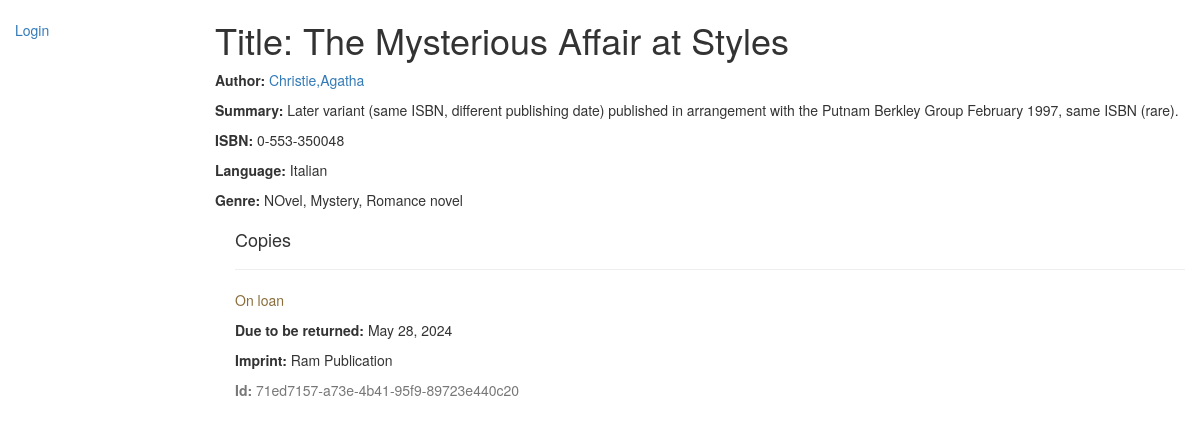
/catalog/books/1, run on the app's committed database.
### catalog/models.py (models this page shows, shortened)
class Book(models.Model):
    title = models.CharField(max_length=200)
    author = models.ForeignKey('Author', on_delete=models.RESTRICT, null=True)
    summary = models.TextField(
        max_length=1000, help_text="Enter a brief description of the book")
    isbn = models.CharField('ISBN', max_length=13,
                            unique=True,
                            help_text='13 Character <a href="https://www.isbn-international.org/content/what-isbn'
                                      '">ISBN number</a>')
    genre = models.ManyToManyField(
        Genre, help_text="Select a genre for this book")
    language = models.ForeignKey(
        'Language', on_delete=models.SET_NULL, null=True)
    def display_genre(self):
        """Create a string for the Genre. This is required to display genre in Admin."""
        return ', '.join(genre.name for genre in self.genre.all()[:3])
    display_genre.short_description = 'Genre'

class Author(models.Model):
    first_name = models.CharField(max_length=100)
    last_name = models.CharField(max_length=100)
    date_of_birth = models.DateField(null=True, blank=True)
    date_of_death = models.DateField('Died', null=True, blank=True)
    class Meta:
        ordering = ['last_name', 'last_name']
    def get_absolute_url(self):
        return reverse('author-detail', args=[str(self.id)])
    def __str__(self):
        return f'{self.last_name},{self.first_name}'

class Language(models.Model):
    name = models.CharField(max_length=200,
                            unique=True,
                            help_text="Enter the book's natural language (e.g. English, French, Japanese etc.)")
    def __str__(self):
        return self.name
    class Meta:
        constraints = [
            UniqueConstraint(
                Lower('name'),
                name='language_name_case_insensitive_unique',
                violation_error_message = "Language already exists (case insensitive match)"
            ),
        ]

class Genre(models.Model):
    name = models.CharField(
        max_length=200,
        unique=True,
        help_text="Enter a book genre (e.g. Science Fiction, French Poetry etc.)"
    )
    def __str__(self):
        return self.name
    class Meta:
        constraints = [
            UniqueConstraint(
                Lower('name'),
                name='genre_name_case_insensitive_unique',
                violation_error_message = "Genre already exists (case insensitive match)"
            ),
        ]

class BookInstance(models.Model):
    id = models.UUIDField(primary_key=True, default=uuid.uuid4,
                          help_text="Unique ID for this particular book across whole library")
    book = models.ForeignKey('Book', on_delete=models.RESTRICT, null=True)
    imprint = models.CharField(max_length=200)
    due_back = models.DateField(null=True, blank=True)
    borrower = models.ForeignKey(settings.AUTH_USER_MODEL, on_delete=models.SET_NULL, null=True, blank=True)
    LOAN_STATUS = (
        ('m', 'Maintenance'),
        ('o', 'On loan'),
        ('a', 'Available'),
        ('r', 'Reserved'),
    )
    status = models.CharField(
        max_length=1,
        choices=LOAN_STATUS,
        blank=True,
        default='m',
        help_text='Book availability',
    )
    class Meta:
        ordering = ['due_back']
        permissions = (("can_mark_returned", "Set book as returned"),)

### catalog/views.py (the view)
# urls.py: path('books/<int:pk>', views.BookDetailView.as_view(), name='book-detail'),
class BookDetailView(generic.DetailView):
    model = Book

### catalog/templates/catalog/book_detail.html
{% extends 'base_generic.html' %}
{% block content %}
  <h1>Title: {{ book.title }}</h1>
  <p><strong>Author:</strong> <a href="{{ book.author.get_absolute_url }}">{{ book.author }}</a></p>
  <p><strong>Summary:</strong> {{ book.summary }}</p>
  <p><strong>ISBN:</strong> {{ book.isbn }}</p>
  <p><strong>Language:</strong> {{ book.language }}</p>
  <p><strong>Genre:</strong> {{ book.genre.all|join:", " }}</p>
  <div style="margin-left:20px;margin-top:20px">
    <h4>Copies</h4>
    {% for copy in book.bookinstance_set.all %}
      <hr />
      <p
        class="{% if copy.status == 'a' %}text-success{% elif copy.status == 'm' %}text-danger{% else %}text-warning{% endif %}">
        {{ copy.get_status_display }}
      </p>
      {% if copy.status != 'a' %}
        <p><strong>Due to be returned:</strong> {{ copy.due_back }}</p>
      {% endif %}
      <p><strong>Imprint:</strong> {{ copy.imprint }}</p>
      <p class="text-muted"><strong>Id:</strong> {{ copy.id }}</p>
    {% endfor %}
  </div>
{% endblock %}

### data on the page
Book: title "The Mysterious Affair at Styles", author "Christie,Agatha", summary "Later variant (same ISBN, different publishing date) published in arrangement with the Putnam Berkley Group February 1997, same ISBN (rare).", isbn "0-553-350048", language "Italian", genre.all "NOvel, Mystery, Romance novel"
BookInstance: status "On loan", due_back "May 28, 2024", imprint "Ram Publication", id "71ed7157-a73e-4b41-95f9-89723e440c20"
